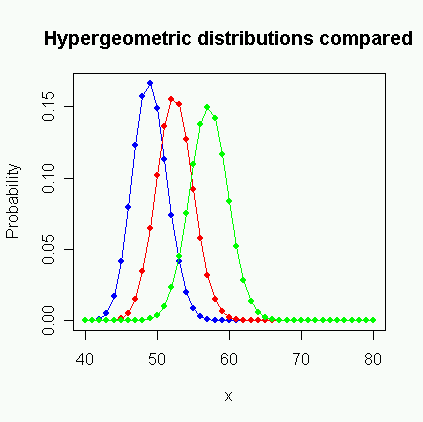

Reproduce this figure in R.
# CompareHypergeo.R
# This demo shows the difference between the three distributions:
# 1. Wallenius' noncentral hypergeometric distribution
# 2. Fisher's noncentral hypergeometric distribution
# 3. The (central) hypergeometric distribution

require(BiasedUrn)
require(stats)

ComparePlot <- function(m1, m2, n, odds) {
  xmin <- minHypergeo(m1, m2, n)
  xmax <- maxHypergeo(m1, m2, n)
  x <- xmin : xmax
  wnc <- dWNCHypergeo(x, m1, m2, n, odds)
  fnc <- dFNCHypergeo(x, m1, m2, n, odds)
  hyp <- dhyper(x, m1, m2, n)
  plot   (x, wnc, type="o", col="blue", pch=19,
     main = "Hypergeometric distributions compared", 
     ylab = "Probability", xlab="x")
  points (x, fnc, type="o", col="red", pch=19)
  points (x, hyp, type="o", col="green", pch=19)
}

ComparePlot(80, 60, 100, 0.5)
